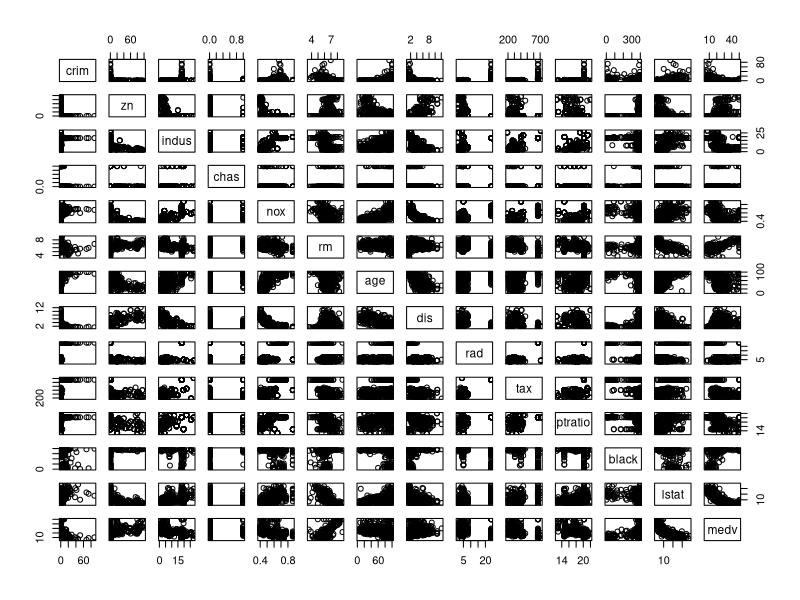
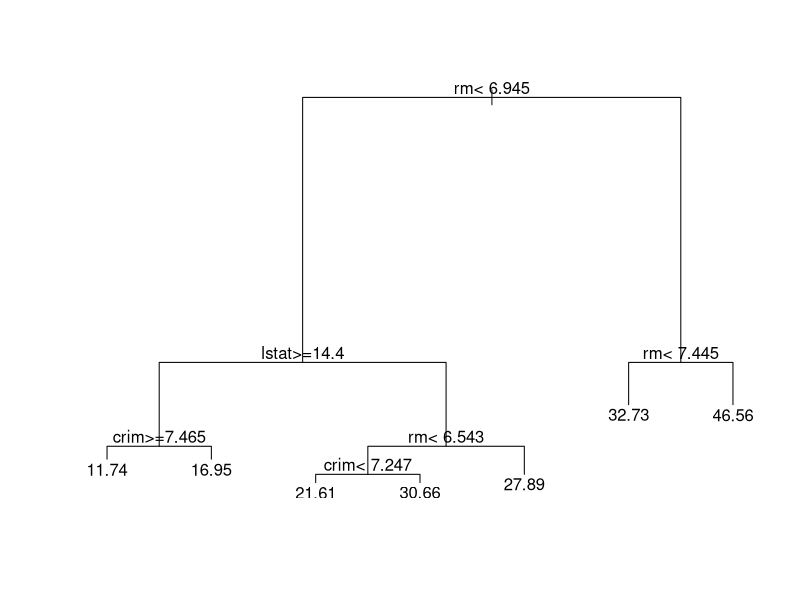
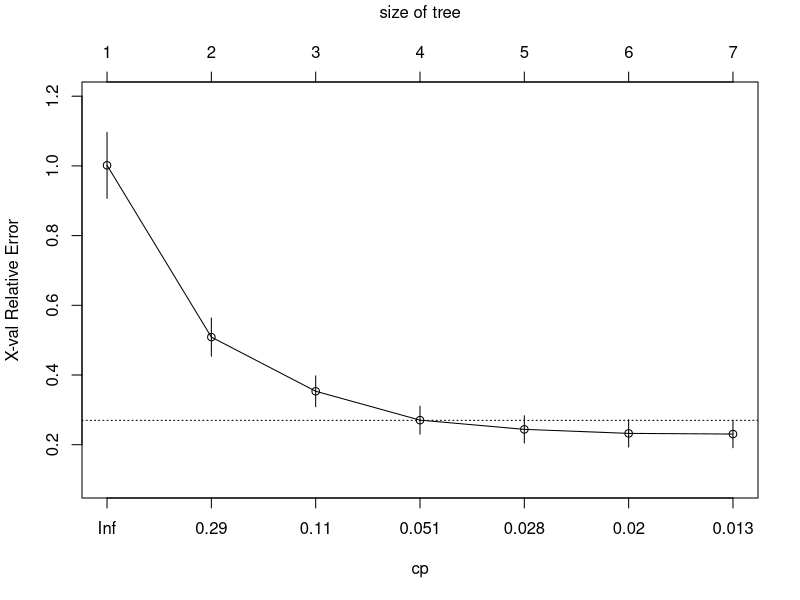
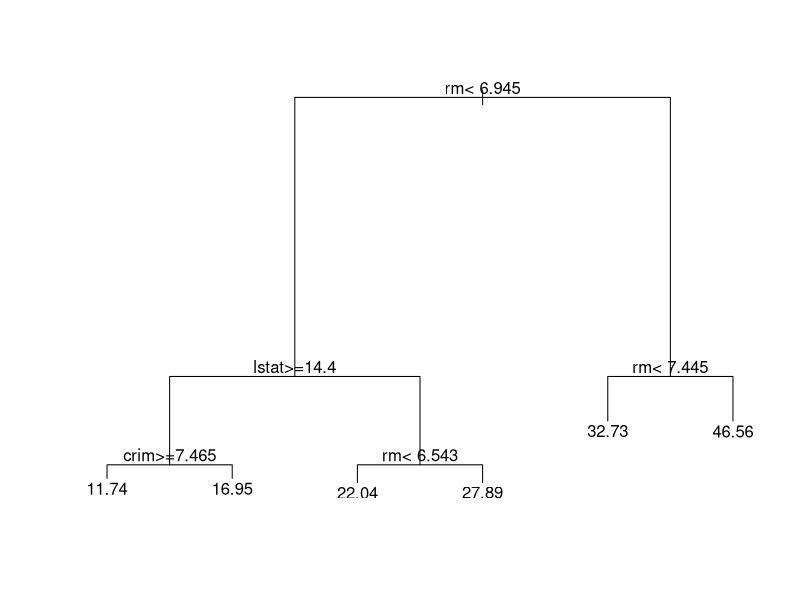

These charts were generated, in order, by the following R code:
# House Price Analysis
# Regression Tree (Instructor)

# load the libraries and data
library(rpart)
library(MASS)
boston = Boston

# see the Boston dataset's docs
?Boston

# make a function to split the data into a training set and a validation set
test_train_split = function(data, test_size=.25){
    
    # the the number of observations in the data
    n_obs = dim(data)[1]
    
    # find the number of training observations by rounding up
    n_train_obs = ceiling(n_obs * (1 - test_size))
    
    # get the train indexes
    train_idx = sample(n_obs, n_train_obs)
    
    # split the data
    train = data[train_idx, ]
    test = data[-train_idx, ]

    # return the result
    result = list(train, test)
    return(result)
}

# write a function to calculate the MSE
calc_MSE = function (model, data){
    return (
        mean(
            (data$medv - predict(model, data)) ^ 2
        )
    )
}

# see a summary of the boston data
summary(boston)

# plot the boston data
plot(boston)

# split the data
set.seed(1)
result = test_train_split(boston)
train = data.frame(result[1])
test = data.frame(result[2])

# train a decsion tree and show results
tree_unpruned = rpart(medv ~ ., data=train)
summary(tree_unpruned)

# plot the unpruned tree
plot(tree_unpruned)
text(tree_unpruned)

# show a plot of complexity parameter (penalty) versus relative error
plotcp(tree_unpruned)

# prune the tree at the 5th node and show the summary
tree_pruned = prune(tree_unpruned, cp=.019)
summary(tree_pruned)

# plot the pruned tree
plot(tree_pruned)
text(tree_pruned)

# find the test mse for the unpruned tree
calc_MSE(tree_unpruned, test)

# find the test mse for the pruned tree
calc_MSE(tree_pruned, test)
